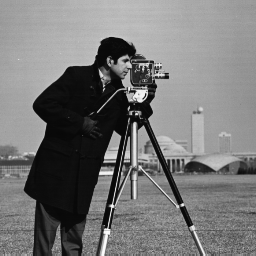
#> input picture course/code/data/basics/cameraman.tif, 256 x 256 px
$ python 01_images_as_arrays.py
#> lines starting #> are read from the running program, lines starting #| are printed output that depends on the picture; long printed decimals are rounded
### course/code/cvutils.py
"""Small helpers shared by every lesson script.

Each lesson is a plain Python script:

    python 05_filtering.py            # opens the figures in a window
    python 05_filtering.py --save out # writes the figures to out/ instead

The helpers only deal with loading data and drawing figures, so the computer
vision code in the lessons stays readable.
"""
import argparse
from pathlib import Path

import cv2
import matplotlib
import numpy as np

DATA = Path(__file__).resolve().parent / "data"

_save_dir = None
_prefix = ""


def setup(lesson):
    """Parse the command line. Call once at the top of a lesson script."""
    global _save_dir, _prefix
    parser = argparse.ArgumentParser(description=f"Lesson {lesson}")
    parser.add_argument("--save", metavar="DIR", help="save figures to DIR instead of showing them")
    args = parser.parse_args()
    _prefix = lesson
    if args.save:
        matplotlib.use("Agg")
        _save_dir = Path(args.save)
        _save_dir.mkdir(parents=True, exist_ok=True)
    np.random.seed(0)


def path(name):
    """Absolute path of a file inside the data/ folder."""
    return DATA / name


def imread(name, flags=cv2.IMREAD_COLOR):
    """cv2.imread that fails loudly instead of silently returning None."""
    img = cv2.imread(str(path(name)), flags)
    if img is None:
        raise FileNotFoundError(f"could not read {path(name)}")
    return img


def _draw(ax, img, title, cmap):
    if img.ndim == 3:
        # OpenCV stores colour images as BGR, Matplotlib expects RGB.
        ax.imshow(cv2.cvtColor(img, cv2.COLOR_BGR2RGB))
    elif img.dtype == np.uint8:
        # Never let Matplotlib stretch the contrast of a uint8 image.
        ax.imshow(img, cmap=cmap, vmin=0, vmax=255)
    elif img.dtype == bool:
        ax.imshow(img, cmap=cmap, vmin=0, vmax=1)
    else:
        ax.imshow(img, cmap=cmap)
    if title:
        ax.set_title(title, fontsize=10)
    ax.axis("off")


# --8<-- [start:show]
def show(name, images, titles=None, cols=None, size=3.4, cmap="gray"):
    """Draw a grid of images. Colour images are assumed to be BGR."""
    import matplotlib.pyplot as plt

    n = len(images)
    cols = cols or n
    rows = (n + cols - 1) // cols
    h, w = images[0].shape[:2]
    cell_h = size * min(max(h / w, 0.3), 1.6)       # follow the aspect ratio of the images
    fig, axes = plt.subplots(rows, cols, figsize=(size * cols, (cell_h + 0.35) * rows), squeeze=False)
    for i, ax in enumerate(axes.flat):
        if i < n:
            _draw(ax, images[i], titles[i] if titles else None, cmap)
        else:
            ax.axis("off")
    finish(name, fig)
# --8<-- [end:show]


# [5 lines left out: function figure, not called in this run]


def finish(name, fig):
    """Save the figure (with --save) or show it."""
    import matplotlib.pyplot as plt

    fig.tight_layout()
    if _save_dir is not None:
        out = _save_dir / f"{_prefix}-{name}.webp"
        fig.savefig(out, dpi=110, pil_kwargs={"quality": 82})
        print(f"saved {out}")
        plt.close(fig)
    else:
        plt.show()

### course/code/01_images_as_arrays.py
"""Lesson 01 - Images are arrays: NumPy, dtypes, masks and OpenCV basics."""
import cv2
import numpy as np

import cvutils as U

U.setup("01")

# --8<-- [start:dtype]
a = np.full((2, 2), 255, dtype=np.uint8)
b = np.full((2, 2), 255, dtype=np.uint16)
print("uint8  255 + 1 ->", (a + 1)[0, 0])          # wraps around to 0
print("uint16 255 + 1 ->", (b + 1)[0, 0])          # 256, fits in 16 bits
print("cv2.add saturates ->", cv2.add(a, 1)[0, 0])  # stays at 255
print("safe NumPy sum ->", (a.astype(np.int32) + 1)[0, 0])
# --8<-- [end:dtype]

# --8<-- [start:masks]
A = np.random.randint(0, 10, (5, 5))
mask = A < 5                 # boolean matrix, same shape as A
print(A[mask])               # 1-D array with the selected values

B = A.copy()
B[A < 5] = 0                 # write through a mask
B[(A % 2).astype(bool)] -= 1  # odd values minus one
in_range = np.logical_and(A > 4, A < 7)
print(B, in_range, sep="\n")
# --8<-- [end:masks]

# --8<-- [start:read]
gray = U.imread("basics/cameraman.tif", cv2.IMREAD_GRAYSCALE)  # flag 0
#> in imread, img is the input picture: shape (256, 256); min 7, max 253, mean 118.7
color = U.imread("basics/rouen.jpg")                            # flag 1, BGR!
#> call 2 of imread, with name = 'basics/rouen.jpg', flags = 1
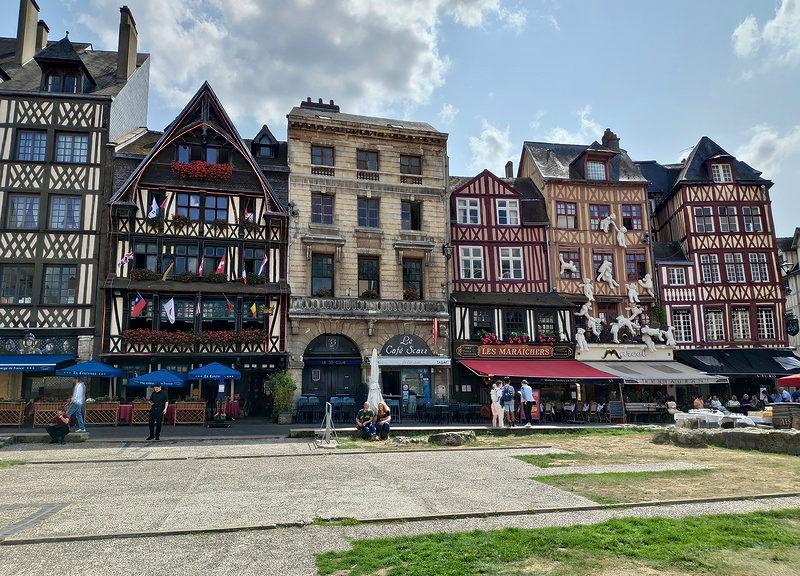
#> input picture course/code/data/basics/rouen.jpg, 800 x 576 px
#> in imread, img is the input picture: shape (576, 800, 3); mean B, G, R 121, 122.6, 118.6

print("gray :", gray.shape, gray.dtype)    # (256, 256) uint8
#| gray : (256, 256) uint8
print("color:", color.shape, color.dtype)  # (576, 800, 3) uint8
#| color: (576, 800, 3) uint8
print("pixel (50, 100):", gray[50, 100])   # row 50, column 100
#| pixel (50, 100): 9
b, g, r = color[0, 0]                      # first pixel, in B, G, R order
#> b = 219; g = 183; r = 147
# --8<-- [end:read]

# --8<-- [start:bgr]
wrong = color[:, :, ::-1]   # what Matplotlib "sees" if we forget the conversion
rgb = cv2.cvtColor(color, cv2.COLOR_BGR2RGB)
# --8<-- [end:bgr]
U.show("bgr", [rgb[:, :, ::-1], wrong], ["cvtColor(BGR2RGB)", "BGR shown as RGB"], size=4.2)
#> in show, `n = len(images)`: n = 2
#> in show, `rows = (n + cols - 1) // cols`: rows = 1
#> the loop in show, `for i, ax in enumerate(axes.flat):` made 2 passes

# --8<-- [start:channels]
blue, green, red = cv2.split(color)
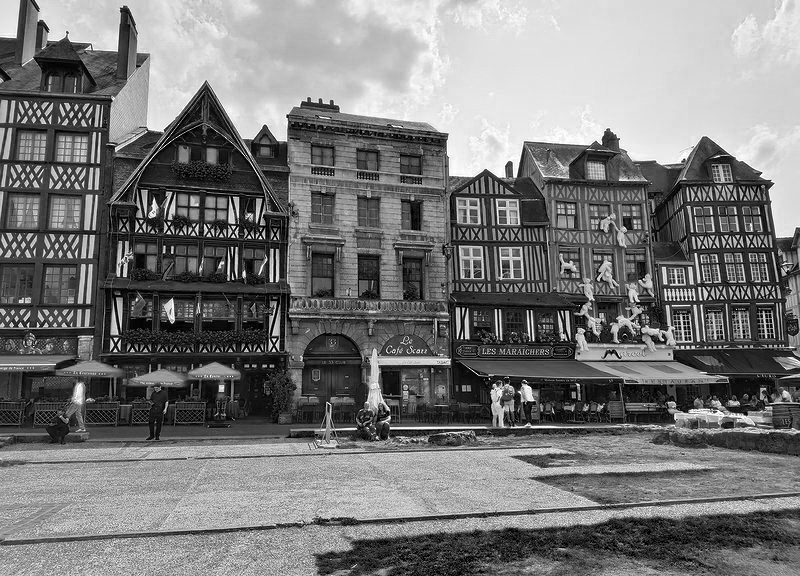
#> blue: shape (576, 800); min 0, max 255, mean 121
only_red = color.copy()
only_red[:, :, 0:2] = 0     # zero the B and G planes
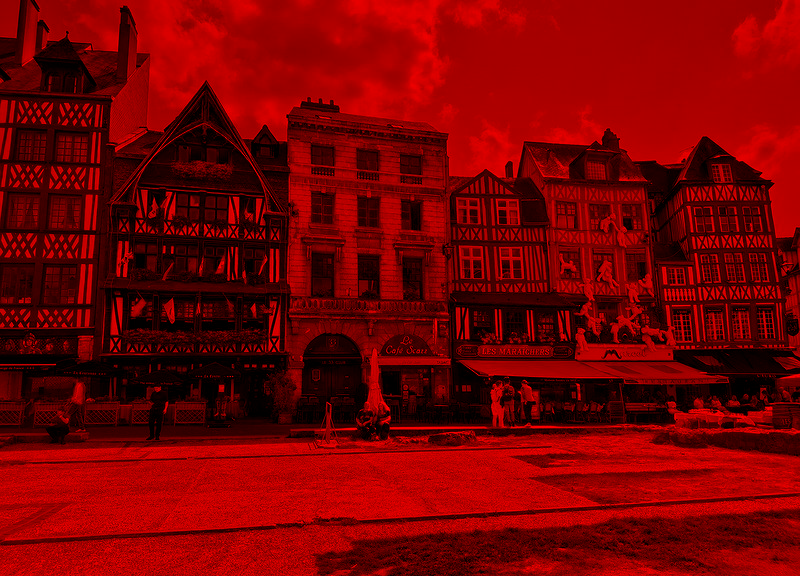
#> only_red: shape (576, 800, 3); mean B, G, R 0, 0, 118.6
# --8<-- [end:channels]
U.show("channels", [blue, green, red, only_red],
       ["B channel", "G channel", "R channel", "red plane only"], cols=4, size=3.2)
#> the loop in show (call 2), `for i, ax in enumerate(axes.flat):` made 4 passes

# --8<-- [start:gray]
f = color.astype(np.float32)
gray_mean = (f[:, :, 0] + f[:, :, 1] + f[:, :, 2]) / 3
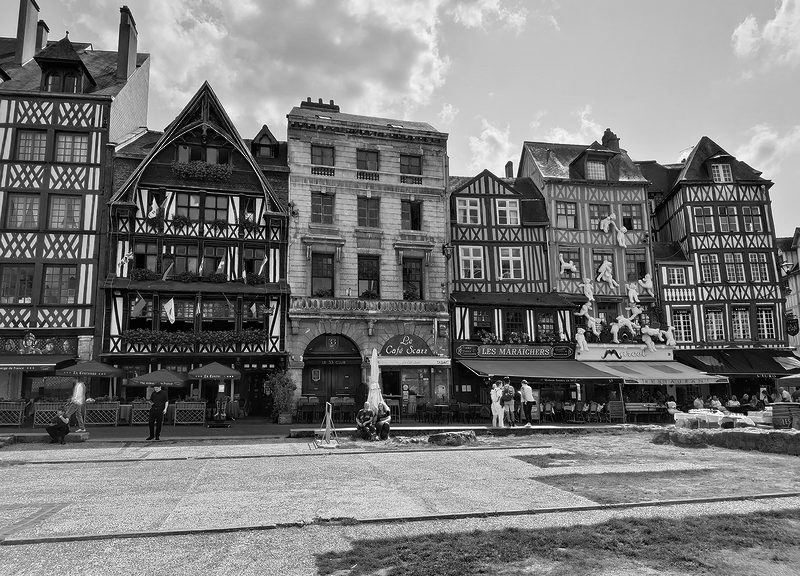
#> gray_mean: shape (576, 800) float32; min 0, max 255, mean 120.7
# ITU-R BT.601 luma: the eye is most sensitive to green, least to blue
gray_luma = 0.114 * f[:, :, 0] + 0.587 * f[:, :, 1] + 0.299 * f[:, :, 2]
gray_cv = cv2.cvtColor(color, cv2.COLOR_BGR2GRAY)
print("max |luma - cv2|:", np.abs(gray_luma - gray_cv).max())  # < 1, just rounding
#| max |luma - cv2|: 0.501
# --8<-- [end:gray]
U.show("gray", [gray_mean.astype(np.uint8), gray_cv],
       ["(B + G + R) / 3", "cvtColor(BGR2GRAY)"], size=4.2)
#> call 3 of finish, with name = 'gray'
#> in finish (call 3), `plt.show()`:
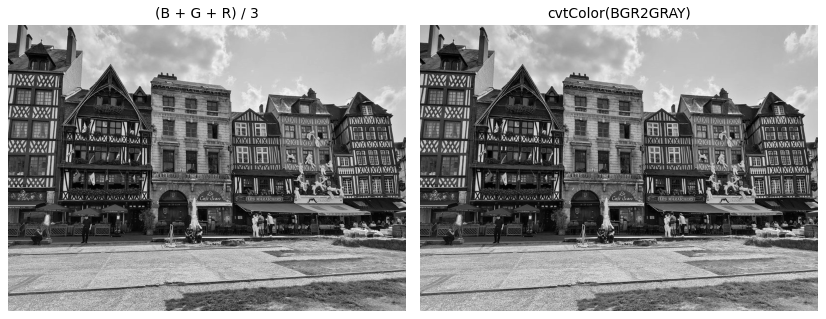
#> figure drawn by matplotlib, 2 panels

# --8<-- [start:roi]
h, w = gray.shape
#> h = 256; w = 256
quarter = gray[h // 2:, : w // 2]     # bottom-left quarter: a *view*, no copy
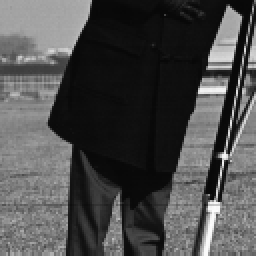
#> quarter: shape (128, 128) (shown 2 times larger); min 7, max 253, mean 75.8
quarter_copy = gray[h // 2:, : w // 2].copy()

canvas = color.copy()
canvas[250:300, 380:430] = (0, 0, 255)  # paint a red square (BGR)
cv2.rectangle(canvas, (100, 80), (300, 220), (255, 0, 0), 4)
cv2.circle(canvas, (600, 150), 60, (0, 255, 0), -1)
cv2.putText(canvas, "Rouen", (40, 540), cv2.FONT_HERSHEY_SIMPLEX, 2, (255, 255, 255), 4)
# --8<-- [end:roi]
U.show("roi", [quarter, canvas], ["gray[h//2:, :w//2]", "drawing on a copy"], size=4.2)
#> call 4 of finish, with name = 'roi'
#> in finish (call 4), `plt.show()`:
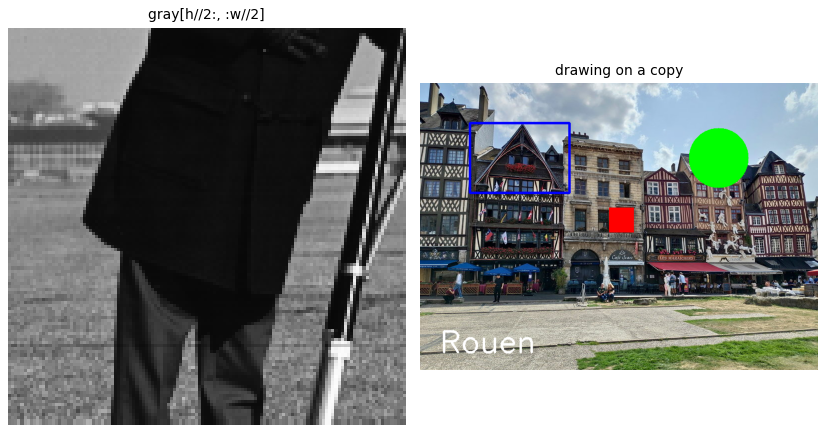
#> figure drawn by matplotlib, 2 panels

# --8<-- [start:blend]
logo = U.imread("basics/logo_color.png")
#> (the run stopped early here; a loop or call above may not have finished)
